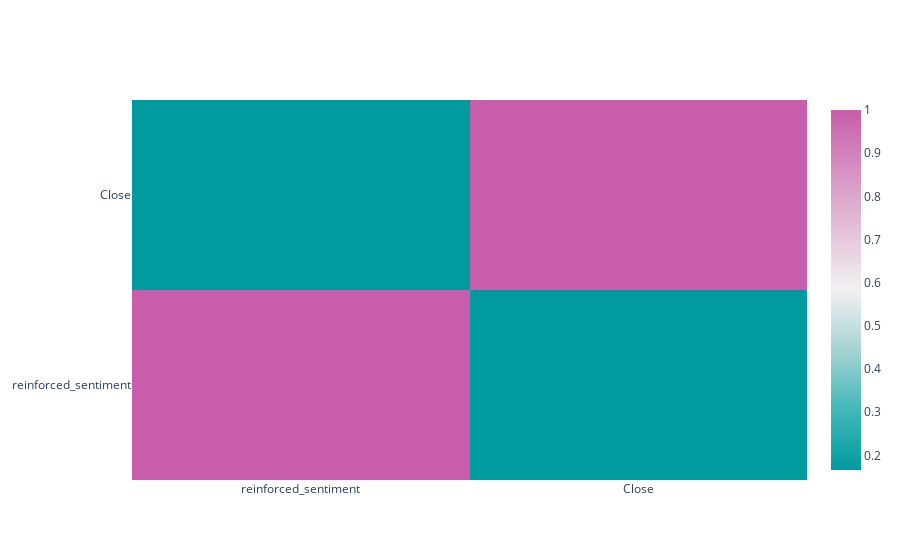

The notebook cell saved with this chart:
### Code cell
fig = go.Figure(data=go.Heatmap(
                z=corr.values,
                x = corr.columns,
                y= corr.index,
                colorscale='tropic',
))
fig.show()

### Figure 1 — Plotly figure (JSON) as saved in the notebook; plotly's stock layout.template omitted (floating-point values rounded to 4 significant figures)
{"data": [{"colorscale": [[0, "rgb(0, 155, 158)"], [0.1667, "rgb(66, 183, 185)"], [0.3333, "rgb(167, 211, 212)"], [0.5, "rgb(241, 241, 241)"], [0.6667, "rgb(228, 193, 217)"], [0.8333, "rgb(214, 145, 193)"], [1, "rgb(199, 93, 171)"]], "type": "heatmap", "x": ["reinforced_sentiment", "Close"], "y": ["reinforced_sentiment", "Close"], "z": [[1.0, 0.1664], [0.1664, 1.0]]}], "layout": {}}
